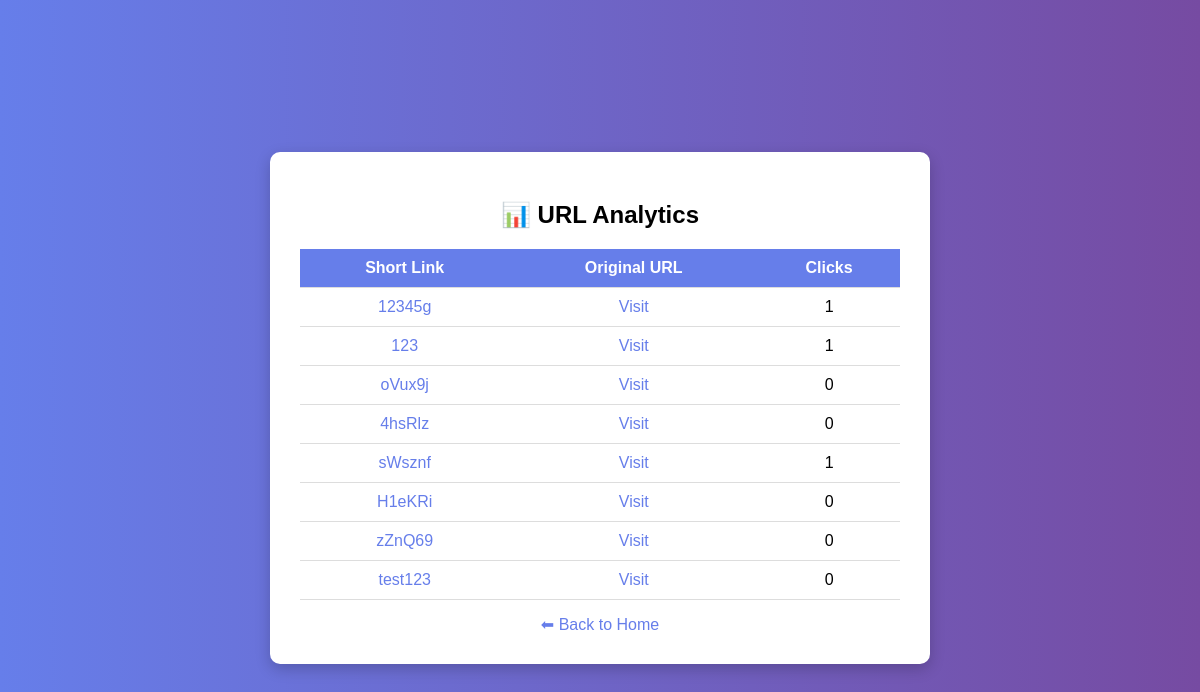
Screenshot of /stats/ with the database file from the repository.
### shortener/models.py (models this page shows, shortened)
class URL(models.Model):
    original_url = models.URLField()
    short_code = models.CharField(max_length=10, unique=True)
    created_at = models.DateTimeField(auto_now_add=True)
    clicks = models.IntegerField(default=0)

### shortener/views.py (the view)
# urls.py: path('stats/', views.stats_view),   # ✅ FIRST
def stats_view(request):
    urls = URL.objects.all().order_by('-created_at')
    return render(request, 'stats.html', {'urls': urls})

### shortener/templates/stats.html (shortened to what this page needs)
<!DOCTYPE html>
<html>
<head>
</head>
<body>
<div class="container">
    <h2>📊 URL Analytics</h2>
    <table>
        <tr>
            <th>Short Link</th>
            <th>Original URL</th>
            <th>Clicks</th>
        </tr>
        {% for url in urls %}
        <tr>
            <td>
                <a href="/{{ url.short_code }}" target="_blank">
                    {{ url.short_code }}
                </a>
            </td>
            <td>
                <a href="{{ url.original_url }}" target="_blank">
                    Visit
                </a>
            </td>
            <td>{{ url.clicks }}</td>
        </tr>
        {% endfor %}
    </table>
    <a href="/" class="back">⬅ Back to Home</a>
</div>
</body>
</html>

### shortener/templates/stats.html (style rules this page uses)
body { font-family: Arial; background: linear-gradient(to right, #667eea, #764ba2); display: flex; justify-content: center; align-items: center; height: 100vh; }
.container { background: white; padding: 30px; border-radius: 10px; width: 600px; box-shadow: 0px 5px 15px rgba(0,0,0,0.2); }
h2 { text-align: center; }
table { width: 100%; border-collapse: collapse; margin-top: 20px; }
th, td { padding: 10px; text-align: center; border-bottom: 1px solid #ddd; }
th { background-color: #667eea; color: white; }
a { color: #667eea; text-decoration: none; }
.back { display: block; margin-top: 15px; text-align: center; }

### rows the page displays
URL: short_code "12345g", clicks "1"
URL: short_code "123", clicks "1"
URL: short_code "oVux9j", clicks "0"
URL: short_code "4hsRlz", clicks "0"
URL: short_code "sWsznf", clicks "1"
URL: short_code "H1eKRi", clicks "0"
URL: short_code "zZnQ69", clicks "0"
URL: short_code "test123", clicks "0"
